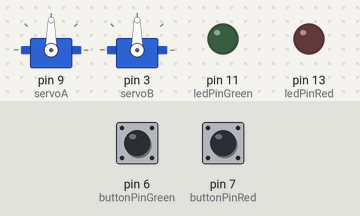
A sketch run on a simulated Arduino Uno, built with avr-gcc and run on an emulated ATmega328P. Parts: 2 × servo, output pins drawn as LEDs (lit = HIGH). Inputs (shaded band) come from the test bench; at power-on: pin 6 (buttonPinGreen) LOW, pin 7 (buttonPinRed) LOW.

Above: at 1.2 s.
1.3 s: pin 6 (buttonPinGreen) pulled HIGH for 0.15 s
At 1.7 s:
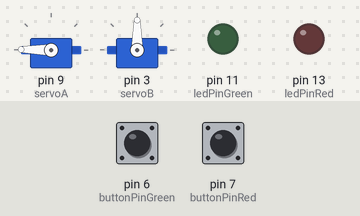
2.9 s: pin 7 (buttonPinRed) pulled HIGH for 0.15 s
At 4.1 s:
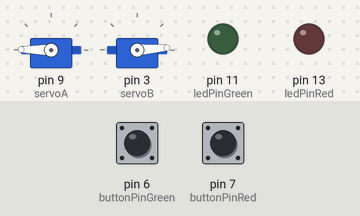
4.5 s: pin 6 (buttonPinGreen) pulled HIGH for 1 s
At 5.3 s:
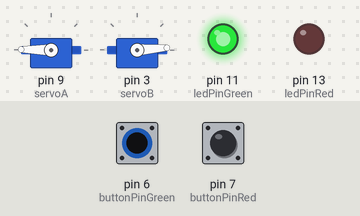
7.0 s: pin 6 (buttonPinGreen) pulled HIGH for 3.2 s
At 11.4 s:
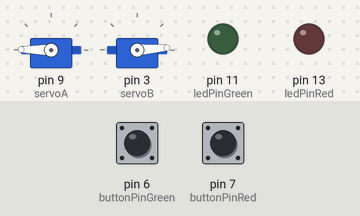
11.7 s: pin 7 (buttonPinRed) pulled HIGH for 3.2 s
At 12.2 s:
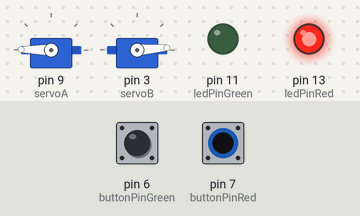
16.4 s: pin 6 (buttonPinGreen) driven HIGH and pin 7 (buttonPinRed) driven HIGH
At 17.3 s:
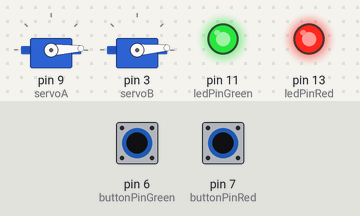
Timing chart, 0 to 18.9 s (numbered marks = the images above; inputs shaded):
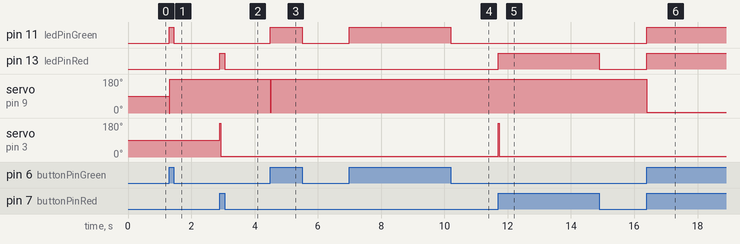

Measured:
- after the input at 1.3 s, pin 11 (ledPinGreen): LOW → HIGH at once, → LOW 0.15 s later; servo on pin 9 (servoA): 90° → 179° at once
- after the input at 2.9 s, pin 13 (ledPinRed): LOW → HIGH at once, → LOW 0.15 s later; servo on pin 3 (servoB): 90° → 4° at once
- after the input at 4.5 s, pin 11 (ledPinGreen): LOW → HIGH at once, → LOW 1.0 s later; servo on pin 9 (servoA): 179° → 3° at once, → 179° 0.03 s later
- after the input at 7.0 s, pin 11 (ledPinGreen): LOW → HIGH at once, → LOW 3.2 s later
- after the input at 11.7 s, pin 13 (ledPinRed): LOW → HIGH at once, → LOW 3.2 s later; servo on pin 3 (servoB): 4° → 180° at once, → 4° 0.03 s later
- after the input at 16.4 s, pin 11 (ledPinGreen), pin 13 (ledPinRed): LOW → HIGH at once; servo on pin 9 (servoA): 179° → 3° at once

The sketch:

LED_Button_2_Servos.ino
```cpp
#include <Servo.h>

const int buttonPinGreen = 6;
const int buttonPinRed = 7;
const int ledPinGreen = 11;
const int ledPinRed = 13;

int buttonStateGreen = 0;
int buttonStateRed = 0;
int position = 0;

Servo servoA;
Servo servoB;

void setup() {
  // put your setup code here, to run once:
  servoA.attach(9);
  pinMode(ledPinGreen, OUTPUT);
  pinMode(buttonPinGreen, INPUT);

  servoB.attach(3);
  pinMode(ledPinRed, OUTPUT);
  pinMode(buttonPinRed, INPUT);


}

void loop() {
  // put your main code here, to run repeatedly:
  buttonStateGreen = digitalRead(buttonPinGreen);
  buttonStateRed = digitalRead(buttonPinRed);

  if (buttonStateGreen == HIGH) {

    digitalWrite(ledPinGreen, HIGH);
  }

  else {

    digitalWrite(ledPinGreen, LOW);
  }

  if (buttonStateRed == HIGH) {

    digitalWrite(ledPinRed, HIGH);

  }

  else {

    digitalWrite(ledPinRed, LOW);
  }

  if (buttonStateGreen == HIGH && position < 180) {

  servoA.write(position++);

  }

  else {
    Serial.println("stop");

  }

  if (buttonStateRed == HIGH && position > 3) {

  servoB.write(position--);

  }

  else {
    Serial.println("stop");

  }
 }
```
